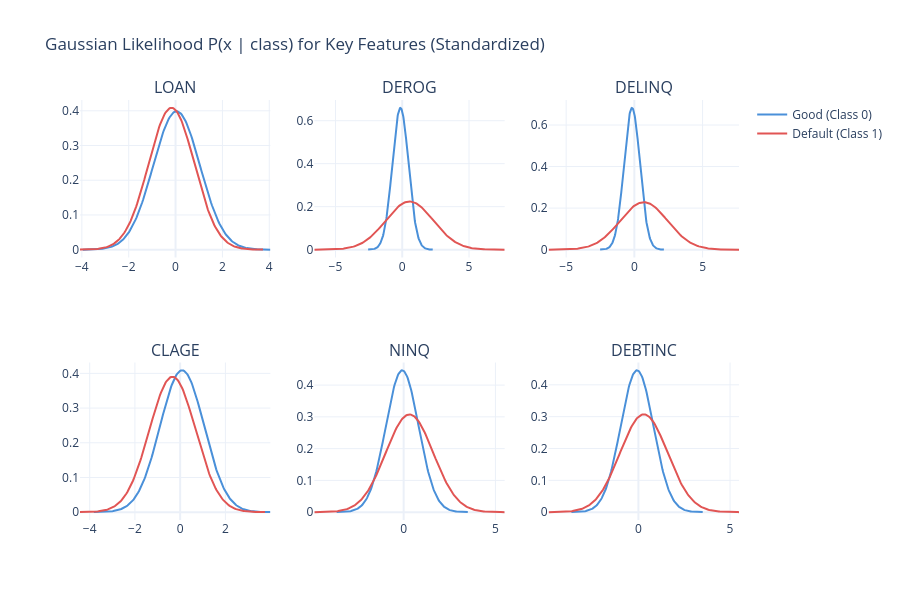

Notebook source saved alongside this figure:
### Markdown cell above
---
## 3. Feature Likelihood Distributions

Let's visualize how the Gaussian assumption looks for key HMEQ features.

### Code cell
# Transform data
X_train_t = prep_linear.fit_transform(X_train)
X_test_t = prep_linear.transform(X_test)

cat_encoder = prep_linear.named_transformers_["cat"]
cat_names = list(cat_encoder.get_feature_names_out(categorical_features))
all_feature_names = numeric_features + cat_names

# Train NB for parameter extraction
gnb = GaussianNB()
gnb.fit(X_train_t, y_train)

# Plot likelihood distributions for top numeric features
top_features = ["DELINQ", "DEROG", "DEBTINC", "CLAGE", "NINQ", "LOAN"]
top_indices = [i for i, name in enumerate(all_feature_names) if name in top_features]

from plotly.subplots import make_subplots
n_plots = len(top_indices)
fig = make_subplots(rows=2, cols=3, subplot_titles=[all_feature_names[i] for i in top_indices])

for plot_idx, feat_idx in enumerate(top_indices):
    row = plot_idx // 3 + 1
    col = plot_idx % 3 + 1

    for c, color, name in [(0, COLORS["accent"], "Good"), (1, COLORS["red"], "Default")]:
        mu = gnb.theta_[c, feat_idx]
        sigma = np.sqrt(gnb.var_[c, feat_idx])
        x_range = np.linspace(mu - 4*sigma, mu + 4*sigma, 200)
        pdf = (1 / (sigma * np.sqrt(2 * np.pi))) * np.exp(-0.5 * ((x_range - mu) / sigma)**2)

        fig.add_trace(go.Scatter(
            x=x_range, y=pdf, mode="lines", name=f"{name} (Class {c})",
            line=dict(color=color, width=2),
            showlegend=(plot_idx == 0),
        ), row=row, col=col)

fig.update_layout(
    title="Gaussian Likelihood P(x | class) for Key Features (Standardized)",
    height=600, width=900,
)
fig.show()
save_chart(fig, MODEL_SLUG, "feature_likelihoods")

### Figure 1 — Plotly figure (JSON) as saved in the notebook; plotly's stock layout.template omitted (floating-point values rounded to 4 significant figures; data arrays with more than 128 entries replaced by an {"elided": "..."} marker saying what was removed)
{"data": [{"line": {"color": "#4A90D9", "width": 2}, "mode": "lines", "name": "Good (Class 0)", "showlegend": true, "type": "scatter", "x": {"elided": "200 float values"}, "xaxis": "x", "y": {"elided": "200 float values"}, "yaxis": "y"}, {"line": {"color": "#E15554", "width": 2}, "mode": "lines", "name": "Default (Class 1)", "showlegend": true, "type": "scatter", "x": {"elided": "200 float values"}, "xaxis": "x", "y": {"elided": "200 float values"}, "yaxis": "y"}, {"line": {"color": "#4A90D9", "width": 2}, "mode": "lines", "name": "Good (Class 0)", "showlegend": false, "type": "scatter", "x": {"elided": "200 float values"}, "xaxis": "x2", "y": {"elided": "200 float values"}, "yaxis": "y2"}, {"line": {"color": "#E15554", "width": 2}, "mode": "lines", "name": "Default (Class 1)", "showlegend": false, "type": "scatter", "x": {"elided": "200 float values"}, "xaxis": "x2", "y": {"elided": "200 float values"}, "yaxis": "y2"}, {"line": {"color": "#4A90D9", "width": 2}, "mode": "lines", "name": "Good (Class 0)", "showlegend": false, "type": "scatter", "x": {"elided": "200 float values"}, "xaxis": "x3", "y": {"elided": "200 float values"}, "yaxis": "y3"}, {"line": {"color": "#E15554", "width": 2}, "mode": "lines", "name": "Default (Class 1)", "showlegend": false, "type": "scatter", "x": {"elided": "200 float values"}, "xaxis": "x3", "y": {"elided": "200 float values"}, "yaxis": "y3"}, {"line": {"color": "#4A90D9", "width": 2}, "mode": "lines", "name": "Good (Class 0)", "showlegend": false, "type": "scatter", "x": {"elided": "200 float values"}, "xaxis": "x4", "y": {"elided": "200 float values"}, "yaxis": "y4"}, {"line": {"color": "#E15554", "width": 2}, "mode": "lines", "name": "Default (Class 1)", "showlegend": false, "type": "scatter", "x": {"elided": "200 float values"}, "xaxis": "x4", "y": {"elided": "200 float values"}, "yaxis": "y4"}, {"line": {"color": "#4A90D9", "width": 2}, "mode": "lines", "name": "Good (Class 0)", "showlegend": false, "type": "scatter", "x": {"elided": "200 float values"}, "xaxis": "x5", "y": {"elided": "200 float values"}, "yaxis": "y5"}, {"line": {"color": "#E15554", "width": 2}, "mode": "lines", "name": "Default (Class 1)", "showlegend": false, "type": "scatter", "x": {"elided": "200 float values"}, "xaxis": "x5", "y": {"elided": "200 float values"}, "yaxis": "y5"}, {"line": {"color": "#4A90D9", "width": 2}, "mode": "lines", "name": "Good (Class 0)", "showlegend": false, "type": "scatter", "x": {"elided": "200 float values"}, "xaxis": "x6", "y": {"elided": "200 float values"}, "yaxis": "y6"}, {"line": {"color": "#E15554", "width": 2}, "mode": "lines", "name": "Default (Class 1)", "showlegend": false, "type": "scatter", "x": {"elided": "200 float values"}, "xaxis": "x6", "y": {"elided": "200 float values"}, "yaxis": "y6"}], "layout": {"annotations": [{"font": {"size": 16}, "showarrow": false, "text": "LOAN", "x": 0.1444, "xanchor": "center", "xref": "paper", "y": 1, "yanchor": "bottom", "yref": "paper"}, {"font": {"size": 16}, "showarrow": false, "text": "DEROG", "x": 0.5, "xanchor": "center", "xref": "paper", "y": 1, "yanchor": "bottom", "yref": "paper"}, {"font": {"size": 16}, "showarrow": false, "text": "DELINQ", "x": 0.8556, "xanchor": "center", "xref": "paper", "y": 1, "yanchor": "bottom", "yref": "paper"}, {"font": {"size": 16}, "showarrow": false, "text": "CLAGE", "x": 0.1444, "xanchor": "center", "xref": "paper", "y": 0.375, "yanchor": "bottom", "yref": "paper"}, {"font": {"size": 16}, "showarrow": false, "text": "NINQ", "x": 0.5, "xanchor": "center", "xref": "paper", "y": 0.375, "yanchor": "bottom", "yref": "paper"}, {"font": {"size": 16}, "showarrow": false, "text": "DEBTINC", "x": 0.8556, "xanchor": "center", "xref": "paper", "y": 0.375, "yanchor": "bottom", "yref": "paper"}], "height": 600, "title": {"text": "Gaussian Likelihood P(x | class) for Key Features (Standardized)"}, "width": 900, "xaxis": {"anchor": "y", "domain": [0, 0.2889]}, "xaxis2": {"anchor": "y2", "domain": [0.3556, 0.6444]}, "xaxis3": {"anchor": "y3", "domain": [0.7111, 1]}, "xaxis4": {"anchor": "y4", "domain": [0, 0.2889]}, "xaxis5": {"anchor": "y5", "domain": [0.3556, 0.6444]}, "xaxis6": {"anchor": "y6", "domain": [0.7111, 1]}, "yaxis": {"anchor": "x", "domain": [0.625, 1]}, "yaxis2": {"anchor": "x2", "domain": [0.625, 1]}, "yaxis3": {"anchor": "x3", "domain": [0.625, 1]}, "yaxis4": {"anchor": "x4", "domain": [0, 0.375]}, "yaxis5": {"anchor": "x5", "domain": [0, 0.375]}, "yaxis6": {"anchor": "x6", "domain": [0, 0.375]}}}
